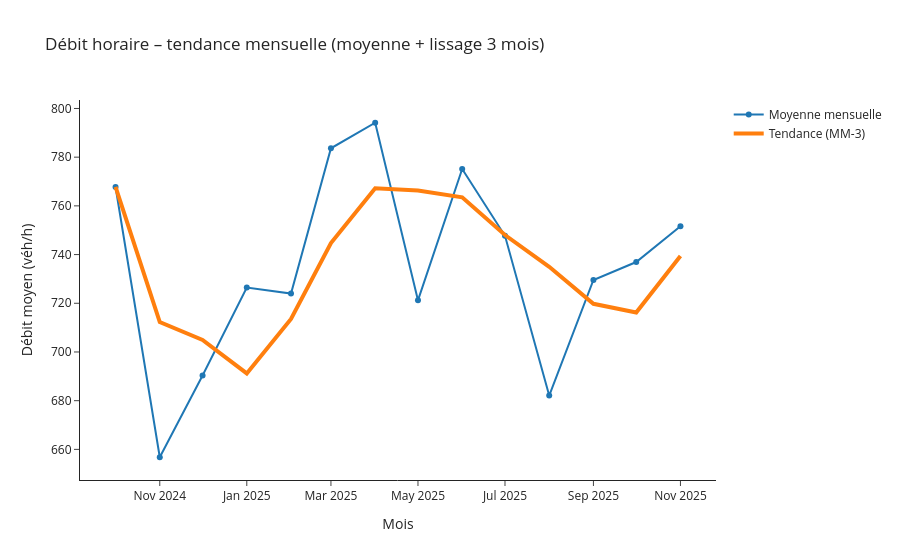

Write notebook code for a chart like this one.
### Code cell
mensuel = (df_axe
           .set_index('Date et heure de comptage')
           .resample('MS')['Débit horaire']
           .mean()
           .to_frame('debit_moyen')
           .reset_index())

mensuel['trend_3m'] = mensuel['debit_moyen'].rolling(3, min_periods=1).mean()

fig = go.Figure()
fig.add_trace(go.Scatter(
    x=mensuel['Date et heure de comptage'], y=mensuel['debit_moyen'],
    mode='lines+markers', name='Moyenne mensuelle'
))
fig.add_trace(go.Scatter(
    x=mensuel['Date et heure de comptage'], y=mensuel['trend_3m'],
    mode='lines', name='Tendance (MM-3)', line=dict(width=4)
))

fig.update_layout(
    title="Débit horaire – tendance mensuelle (moyenne + lissage 3 mois)",
    xaxis_title="Mois",
    yaxis_title="Débit moyen (véh/h)",
    template="simple_white",
    hovermode="x unified"
)
fig.show()

### Figure 1 — Plotly figure (JSON) as saved in the notebook; plotly's stock layout.template omitted (floating-point values rounded to 4 significant figures)
{"data": [{"mode": "lines+markers", "name": "Moyenne mensuelle", "type": "scatter", "x": ["2024-10-01T00:00:00.000000000", "2024-11-01T00:00:00.000000000", "2024-12-01T00:00:00.000000000", "2025-01-01T00:00:00.000000000", "2025-02-01T00:00:00.000000000", "2025-03-01T00:00:00.000000000", "2025-04-01T00:00:00.000000000", "2025-05-01T00:00:00.000000000", "2025-06-01T00:00:00.000000000", "2025-07-01T00:00:00.000000000", "2025-08-01T00:00:00.000000000", "2025-09-01T00:00:00.000000000", "2025-10-01T00:00:00.000000000", "2025-11-01T00:00:00.000000000"], "y": [767.8, 656.8, 690.3, 726.5, 724.0, 783.7, 794.1, 721.2, 775.1, 747.7, 682.1, 729.6, 736.9, 751.7]}, {"line": {"width": 4}, "mode": "lines", "name": "Tendance (MM-3)", "type": "scatter", "x": ["2024-10-01T00:00:00.000000000", "2024-11-01T00:00:00.000000000", "2024-12-01T00:00:00.000000000", "2025-01-01T00:00:00.000000000", "2025-02-01T00:00:00.000000000", "2025-03-01T00:00:00.000000000", "2025-04-01T00:00:00.000000000", "2025-05-01T00:00:00.000000000", "2025-06-01T00:00:00.000000000", "2025-07-01T00:00:00.000000000", "2025-08-01T00:00:00.000000000", "2025-09-01T00:00:00.000000000", "2025-10-01T00:00:00.000000000", "2025-11-01T00:00:00.000000000"], "y": [767.8, 712.3, 704.9, 691.2, 713.6, 744.7, 767.3, 766.3, 763.5, 748.0, 735.0, 719.8, 716.2, 739.4]}], "layout": {"hovermode": "x unified", "title": {"text": "Débit horaire – tendance mensuelle (moyenne + lissage 3 mois)"}, "xaxis": {"title": {"text": "Mois"}}, "yaxis": {"title": {"text": "Débit moyen (véh/h)"}}}}
